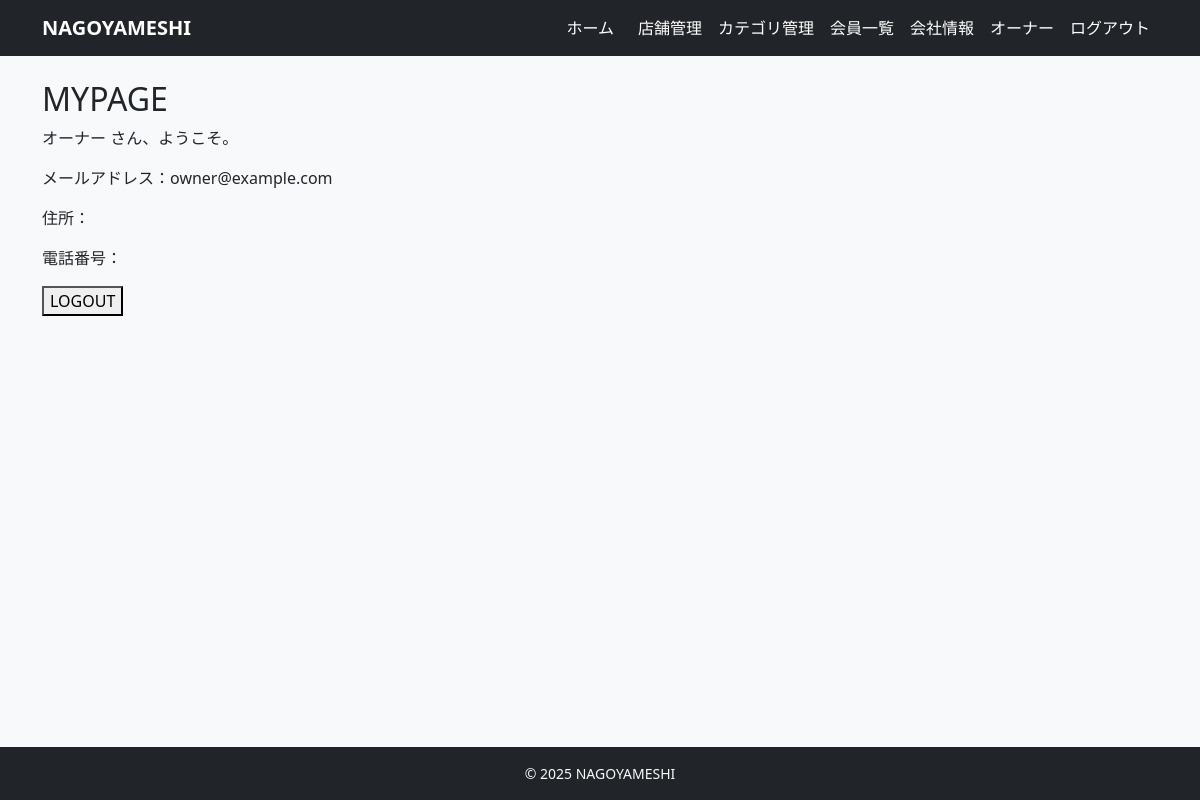
Page /accounts/mypage/ (signed in) on the earlier database version.
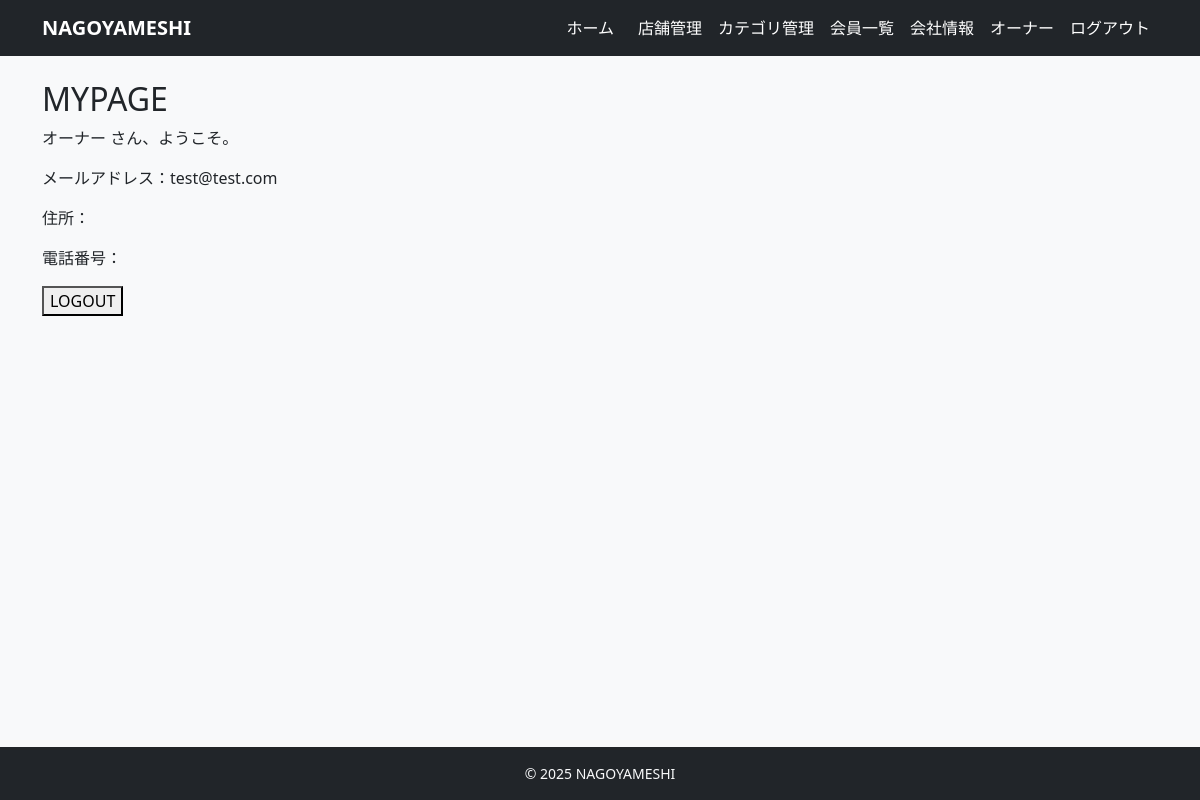
Same page on the later database version.
### accounts/models.py (models this page shows, shortened)
class User(AbstractUser):
    username = None  # 使わない（メールログインにする）
    email = models.EmailField(unique=True)
    name = models.CharField(max_length=10)
    name_kana = models.CharField(max_length=10)
    zipcode = models.CharField(max_length=8)
    address = models.CharField(max_length=20)
    tel = models.CharField(max_length=11)
    company = models.ForeignKey(
        'restaurants.Company',
        verbose_name='所属会社',
        on_delete=models.SET_NULL,
        null=True,
        blank=True,
        related_name='staff_members'
    )
    is_paid_member = models.BooleanField(default=False)
    is_owner_member = models.BooleanField(default=False)
    created_at = models.DateTimeField(auto_now_add=True)
    updated_at = models.DateTimeField(auto_now=True)
    USERNAME_FIELD = 'email'
    REQUIRED_FIELDS = ['name', 'name_kana', 'zipcode', 'address', 'tel']
    objects = CustomUserManager()

### accounts/views.py (the view)
# urls.py: path('mypage/', views.MyPageView.as_view(),name='mypage'),
class MyPageView(LoginRequiredMixin, TemplateView):
    template_name = 'accounts/mypage.html'

### templates/accounts/mypage.html (shortened to what this page needs)
{% extends "base.html" %}
{% block content %}
  <h2>MYPAGE</h2>
  <p>{{ request.user.name }} さん、ようこそ。</p>
  <p>メールアドレス：{{ request.user.email }}</p>
  <p>住所：{{ request.user.address }}</p>
  <p>電話番号：{{ request.user.tel }}</p>
  <form method="post" action="{% url 'accounts:logout' %}" style="display:inline">
    <button type="submit">LOGOUT</button>
  </form>
{% endblock %}

### templates/base.html (shortened to what the changed rows need)
<!DOCTYPE html>
<html lang="ja">
<head>
    <link href="https://cdn.jsdelivr.net/npm/bootstrap@5.3.3/dist/css/bootstrap.min.css" rel="stylesheet"
>
</head>
<body class="bg-light d-flex flex-column min-vh-100">
    <nav class="navbar navbar-expand-lg navbar-dark bg-dark mb-4">
        <div class="container">
            <div class="collapse navbar-collapse" id="navbarNav">
                <ul class="navbar-nav ms-auto align-items-center">
                    {% if user.is_authenticated %}
                    {% if not user.is_owner_member %}
                    <li class="nav-item dropdown ms-2">
                        <a class="nav-link dropdown-toggle" href="#" id="navbarDropdown" role="button"
                            data-bs-toggle="dropdown" aria-expanded="false">
                            {{ user.name|default:user.email }}
                        </a>
                        <ul class="dropdown-menu dropdown-menu-end" aria-labelledby="navbarDropdown">
                            <li><a class="dropdown-item" href="{% url 'accounts:user_profile' %}">会員情報</a></li>
                            <li><a class="dropdown-item" href="{% url 'reservations:reservation_list' %}">予約一覧</a></li>
                            <li><a class="dropdown-item" href="{% url 'restaurants:my_favorite_list' %}">お気に入り一覧</a>
                            </li>
                            <li>
                                <hr class="dropdown-divider">
                            </li>
                            <li><a class="dropdown-item" href="{% url 'accounts:payment_method' %}">お支払い方法</a></li>
                            <li><a class="dropdown-item" href="{% url 'accounts:subscription_cancel' %}">有料プラン解約</a>
                            </li>
                            <li>
                                <hr class="dropdown-divider">
                            </li>
                            <li>
                                <form method="post" action="{% url 'accounts:logout' %}">
                                    {% csrf_token %}
                                    <button type="submit" class="dropdown-item w-100 text-start">
                                        ログアウト
                                    </button>
                                </form>
                            </li>
                        </ul>
                    </li>
                    {% else %}
                    <li class="nav-item ms-2">
                        <span class="navbar-text me-2">{{ user.name|default:user.email }}</span>
                    </li>
                    <li class="nav-item">
                        <form method="post" action="{% url 'accounts:logout' %}" class="d-inline">
                            <button type="submit" class="btn btn-link nav-link">
                                ログアウト
                            </button>
                        </form>
                    </li>
                    {% endif %}
                    {% endif %}
                </ul>
            </div>
        </div>
    </nav>
    <main class="container mb-5 flex-grow-1">
        {% block content %}{% endblock %}
    </main>
</body>
</html>

Differences in the rows shown:
changed User "オーナー": user.email "owner@example.com" → "test@test.com"
